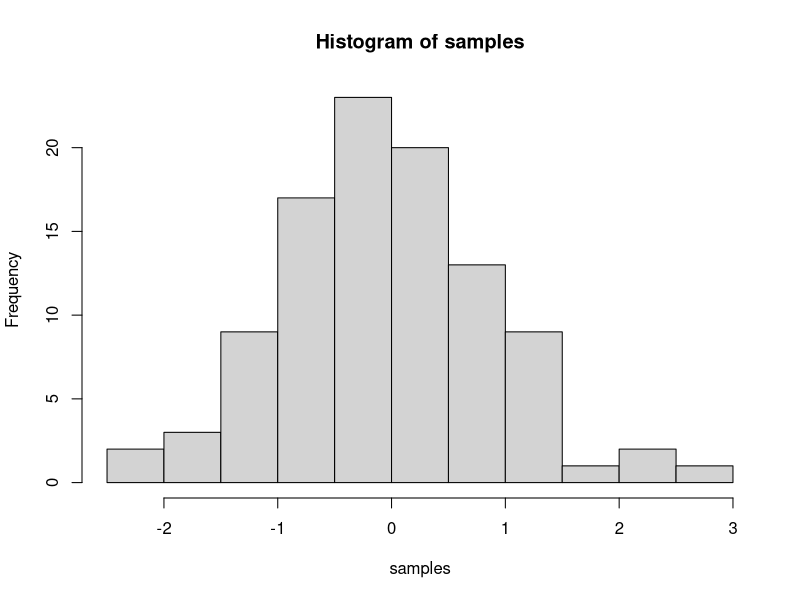
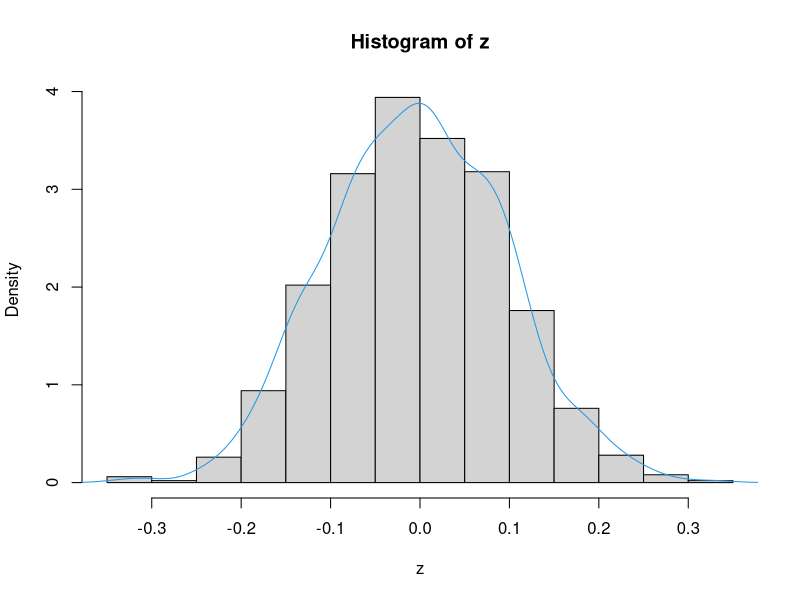

The R script that drew these images, in order:
## ---- chunk 1
knitr::opts_chunk$set(message=FALSE,warning=FALSE, cache=TRUE)
## ---- chunk 2
samples <- rnorm(100, mean=0, sd=1)
hist(samples)
## ---- chunk 3
1+2
2*5
5/3
(1+6+4)/5

## ---- chunk 4
a<-1
b<-2
a+b

d<-c(1,2,3)
e<-c(5,6,7)
d+e
d*e
d/e

## ---- chunk 5
# for loop solution
# i becomes the number 1 to 100 at each step of the loop


a <- length(100) # make empty variable, set length to 100
for (i in 1:100){
  a[i] <-i #assigns the number in i, to the ith index of a
}

print(a)

# for loop solution #2

a<-c() #create empty variable using combine command
for (i in 1:100){
  a<-c(a,i) # keeps combining a with itself and the new number in i
}
print(a)

# seq solution
a <- seq(1,100,1) # look up help for seq using ?seq() in console
print(a)

## ---- chunk 6
z<-rnorm(1000,0,0.1)
hist(z,probability=TRUE)
lines(density(z),col=4)
